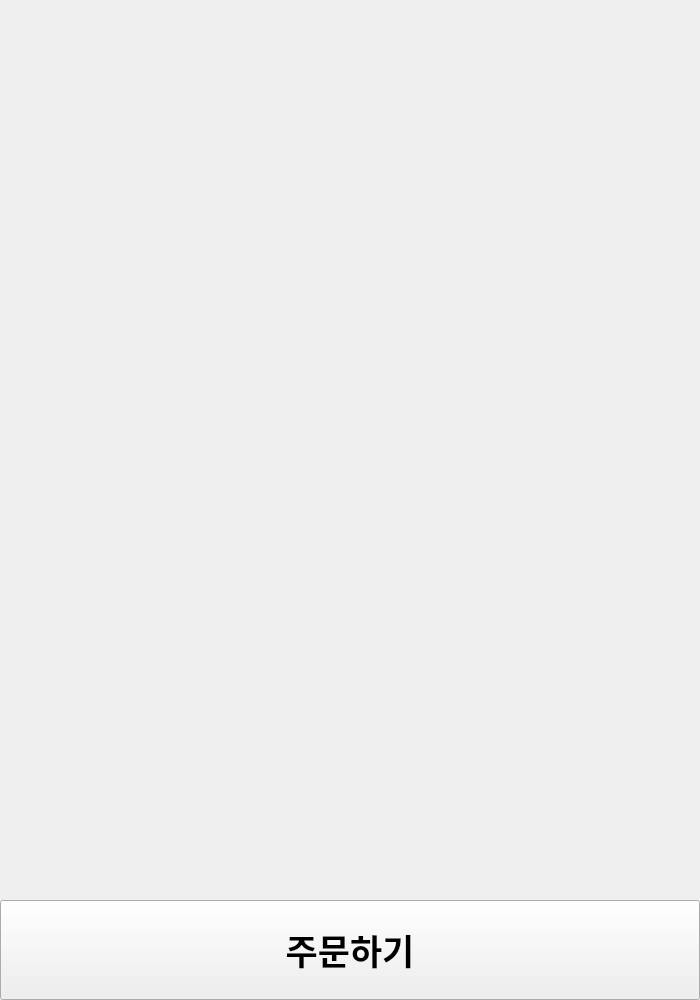
<?xml version="1.0" encoding="UTF-8"?>
<ui version="4.0">
 <class>IntroWindow</class>
 <widget class="QMainWindow" name="IntroWindow">
  <property name="geometry">
   <rect>
    <x>0</x>
    <y>0</y>
    <width>700</width>
    <height>1000</height>
   </rect>
  </property>
  <property name="minimumSize">
   <size>
    <width>700</width>
    <height>1000</height>
   </size>
  </property>
  <property name="maximumSize">
   <size>
    <width>700</width>
    <height>1000</height>
   </size>
  </property>
  <property name="windowTitle">
   <string>키오스크</string>
  </property>
  <widget class="QWidget" name="centralwidget">
   <widget class="QLabel" name="IntroImage">
    <property name="geometry">
     <rect>
      <x>0</x>
      <y>0</y>
      <width>700</width>
      <height>900</height>
     </rect>
    </property>
    <property name="text">
     <string/>
    </property>
    <property name="pixmap">
     <pixmap>src/images/intro_image.png</pixmap>
    </property>
   </widget>
   <widget class="QPushButton" name="OrderButton">
    <property name="geometry">
     <rect>
      <x>0</x>
      <y>900</y>
      <width>700</width>
      <height>100</height>
     </rect>
    </property>
    <property name="font">
     <font>
      <pointsize>26</pointsize>
      <weight>75</weight>
      <bold>true</bold>
     </font>
    </property>
    <property name="text">
     <string>주문하기</string>
    </property>
   </widget>
  </widget>
 </widget>
 <resources/>
 <connections/>
</ui>
